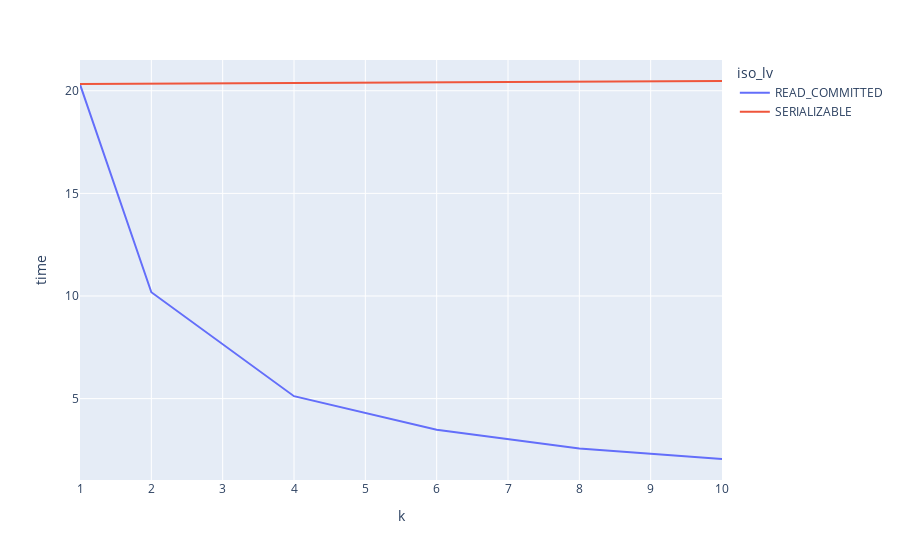

The notebook cell this image was saved under:
### Markdown cell above
### Gráfico Threads x Tempo para método A

### Code cell
fig = px.line(df_r[df_r['method']=='reservaA'], x='k', y='time', color='iso_lv')
fig.show()

### Figure 1 — Plotly figure (JSON) as saved in the notebook; plotly's stock layout.template omitted (floating-point values rounded to 4 significant figures)
{"data": [{"hovertemplate": "iso_lv=READ_COMMITTED<br>k=%{x}<br>time=%{y}<extra></extra>", "legendgroup": "READ_COMMITTED", "line": {"color": "#636efa", "dash": "solid"}, "marker": {"symbol": "circle"}, "mode": "lines", "name": "READ_COMMITTED", "orientation": "v", "showlegend": true, "type": "scatter", "x": [1, 2, 4, 6, 8, 10], "xaxis": "x", "y": [20.31, 10.18, 5.119, 3.479, 2.565, 2.059], "yaxis": "y"}, {"hovertemplate": "iso_lv=SERIALIZABLE<br>k=%{x}<br>time=%{y}<extra></extra>", "legendgroup": "SERIALIZABLE", "line": {"color": "#EF553B", "dash": "solid"}, "marker": {"symbol": "circle"}, "mode": "lines", "name": "SERIALIZABLE", "orientation": "v", "showlegend": true, "type": "scatter", "x": [1, 2, 4, 6, 8, 10], "xaxis": "x", "y": [20.33, 20.35, 20.38, 20.42, 20.44, 20.48], "yaxis": "y"}], "layout": {"legend": {"title": {"text": "iso_lv"}, "tracegroupgap": 0}, "margin": {"t": 60}, "xaxis": {"anchor": "y", "domain": [0, 1], "title": {"text": "k"}}, "yaxis": {"anchor": "x", "domain": [0, 1], "title": {"text": "time"}}}}
